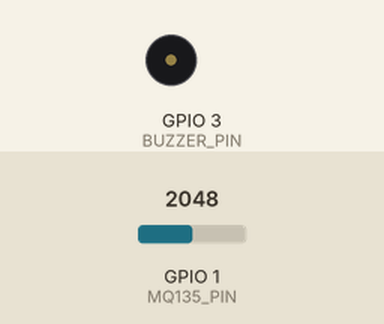
Bench run of a sketch on a simulated ESP32. Shown: buzzer (waves = sounding, pin HIGH). Inputs (shaded band) come from the test bench; at power-on: GPIO 1 (MQ135_PIN) = 2048 (analog values on the 0–4095 scale). WiFi joins after 1.5 s; servers stay silent unless stated; what the sketch prints to the serial monitor is not drawn.

Above: at 3.0 s.
3.1 s: GPIO 1 (MQ135_PIN) set to 1964
4.6 s: GPIO 1 (MQ135_PIN) set to 2040
At 5.37 s:
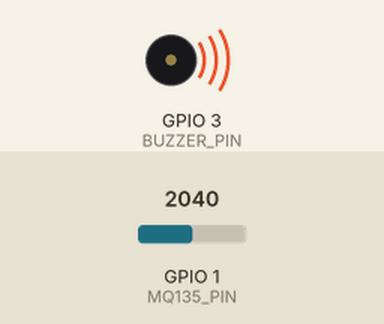
7.5 s: GPIO 1 (MQ135_PIN) set to 2964
10.9 s: GPIO 1 (MQ135_PIN) set to 3062
At 11.51 s:
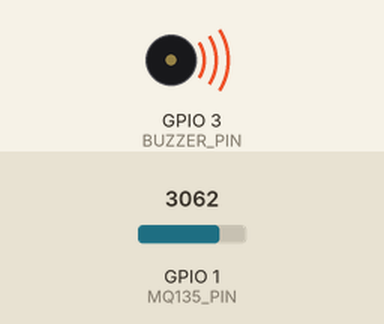
16.1 s: GPIO 1 (MQ135_PIN) set to 2047
Timing chart, 0 to 20.7 s (numbered marks = the images above; inputs shaded):
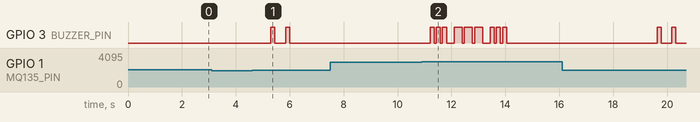

The sketch:

Tubes_Dasmickey_bot.ino
```cpp
#include <WiFi.h>
#include <WiFiClientSecure.h>
#include <UniversalTelegramBot.h>
#include <esp_sleep.h>

#define MQ135_PIN 1
#define BUZZER_PIN 3

const char* ssid = "Udaradingin";
const char* password = "woiwoiwoi";

#define BOT_TOKEN "8583077078:AAG3JtRBUt7Zy4AKJqqHurIHQg7mJGCzkBM"
#define CHAT_ID "7239861208"

WiFiClientSecure client;
UniversalTelegramBot bot(BOT_TOKEN, client);

int thresholdMedium = 2000;
int thresholdHigh = 3000;

int beepShort = 150;
int beepLong = 300;
int beepGap = 80;

// ================= TIMER =================
unsigned long lastAlert = 0;
unsigned long lastBotCheck = 0;

// ================= STATUS =================
String gasStatus = "NORMAL";
int lastADC = 0;

// med
void klaksonMedium() {
  for (int i = 0; i < 2; i++) {
    digitalWrite(BUZZER_PIN, HIGH);
    delay(beepShort);
    digitalWrite(BUZZER_PIN, LOW);
    delay(400);
  }
}

// hi
void klaksonSOS() {
  for (int i = 0; i < 3; i++) {
    digitalWrite(BUZZER_PIN, HIGH);
    delay(beepShort);
    digitalWrite(BUZZER_PIN, LOW);
    delay(beepGap);
  }

  delay(200);
  for (int i = 0; i < 3; i++) {
    digitalWrite(BUZZER_PIN, HIGH);
    delay(beepLong);
    digitalWrite(BUZZER_PIN, LOW);
    delay(beepGap);
  }

  delay(200);
  for (int i = 0; i < 3; i++) {
    digitalWrite(BUZZER_PIN, HIGH);
    delay(beepShort);
    digitalWrite(BUZZER_PIN, LOW);
    delay(beepGap);
  }
  delay(200);
}

//  turu
void enterLightSleep() {
  WiFi.setSleep(true);
  esp_sleep_enable_timer_wakeup(300000);  // 300 ms
  esp_light_sleep_start();
  WiFi.setSleep(false);
}

String buildStatusMessage() {
  String msg = "Status Gas Saat Ini\n";
  msg += "ADC: " + String(lastADC) + "\n";
  msg += "Kondisi: " + gasStatus;
  return msg;
}

void handleTelegram() {
  int newMsg = bot.getUpdates(bot.last_message_received + 1);

  while (newMsg) {
    for (int i = 0; i < newMsg; i++) {
      String text = bot.messages[i].text;
      String chat_id = bot.messages[i].chat_id;

      if (chat_id != CHAT_ID) continue;

      if (text == "/status") {
        bot.sendMessage(chat_id, buildStatusMessage(), "");
      } else {
        bot.sendMessage(chat_id, "Command tidak dikenali.\nGunakan /status", "");
      }
    }
    newMsg = bot.getUpdates(bot.last_message_received + 1);
  }
}

void setup() {
  Serial.begin(115200);

  pinMode(BUZZER_PIN, OUTPUT);
  digitalWrite(BUZZER_PIN, LOW);

  analogReadResolution(12);

  WiFi.begin(ssid, password);
  client.setInsecure();

  while (WiFi.status() != WL_CONNECTED) {
    delay(300);
    Serial.print(".");
  }
  Serial.println("\nWiFi Connected");

  bot.sendMessage(CHAT_ID, "ESP32 aktif dan siap menerima perintah.", "");
}

void loop() {
  lastADC = analogRead(MQ135_PIN);
  Serial.print("Nilai gas: ");
  Serial.print(lastADC);
  Serial.print("  |  Status: ");
  Serial.println(gasStatus);

  if (lastADC < thresholdMedium) {
    gasStatus = "NORMAL";
  } else if (lastADC < thresholdHigh) {
    gasStatus = "MENENGAH";
  } else {
    gasStatus = "TINGGI";
  }

  if (gasStatus == "MENENGAH" && millis() - lastAlert > 5000) {
    bot.sendMessage(CHAT_ID, buildStatusMessage(), "");
    klaksonMedium();
    lastAlert = millis();
  }
  if (gasStatus == "TINGGI" && millis() - lastAlert > 3000) {
    bot.sendMessage(CHAT_ID, buildStatusMessage(), "");
    klaksonSOS();
    lastAlert = millis();
  }
  if (millis() - lastBotCheck > 1000) {
    handleTelegram();
    lastBotCheck = millis();
  }
  if (gasStatus == "NORMAL") {
    delay(200);
  }
}
```

Measured:
- the behaviour switches between 2999 and 3000 on GPIO 1 (MQ135_PIN) (found by bisection; images 1 and 2)
- after the input at 4.6 s, GPIO 3 (BUZZER_PIN): alternates HIGH for 0.15 s and LOW for 0.40 s, 4 changes in all, then stays LOW, starting after 0.70 s
